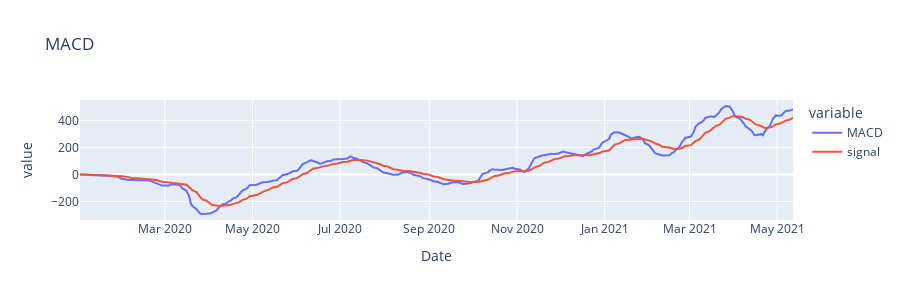

Write notebook code for a chart like this one.
### Code cell
px.line(df[["MACD","signal"]], height=300, title="MACD")

### Figure 1 — Plotly figure (JSON) as saved in the notebook; plotly's stock layout.template omitted (floating-point values rounded to 4 significant figures; data arrays with more than 128 entries replaced by an {"elided": "..."} marker saying what was removed)
{"data": [{"hovertemplate": "variable=MACD<br>Date=%{x}<br>value=%{y}<extra></extra>", "legendgroup": "MACD", "line": {"color": "#636efa", "dash": "solid"}, "mode": "lines", "name": "MACD", "orientation": "v", "showlegend": true, "type": "scatter", "x": {"elided": "337 str values"}, "xaxis": "x", "y": {"elided": "337 float values"}, "yaxis": "y"}, {"hovertemplate": "variable=signal<br>Date=%{x}<br>value=%{y}<extra></extra>", "legendgroup": "signal", "line": {"color": "#EF553B", "dash": "solid"}, "mode": "lines", "name": "signal", "orientation": "v", "showlegend": true, "type": "scatter", "x": {"elided": "337 str values"}, "xaxis": "x", "y": {"elided": "337 float values"}, "yaxis": "y"}], "layout": {"height": 300, "legend": {"title": {"text": "variable"}, "tracegroupgap": 0}, "title": {"text": "MACD"}, "xaxis": {"anchor": "y", "domain": [0, 1], "title": {"text": "Date"}}, "yaxis": {"anchor": "x", "domain": [0, 1], "title": {"text": "value"}}}}
